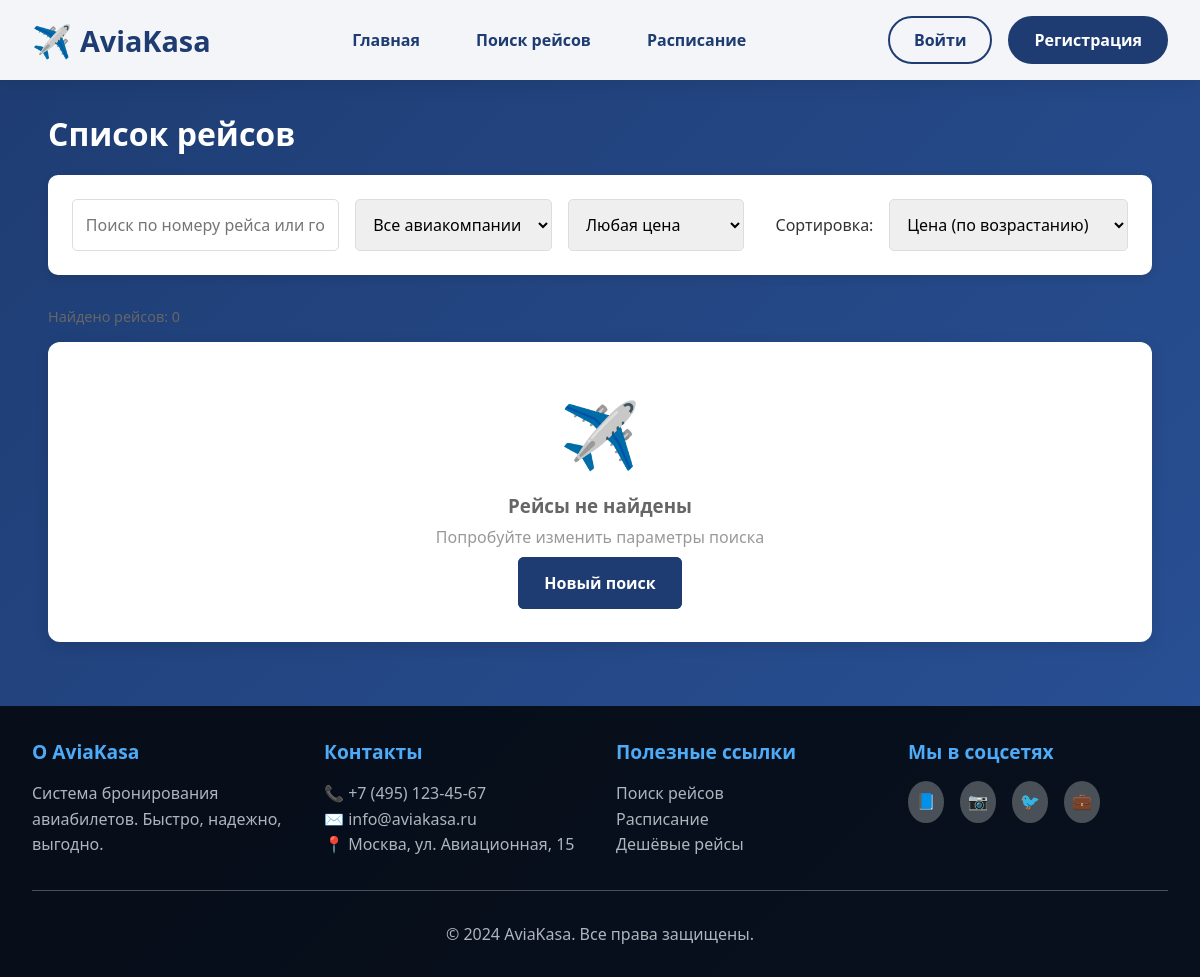
Page /flight/ on the earlier database version.
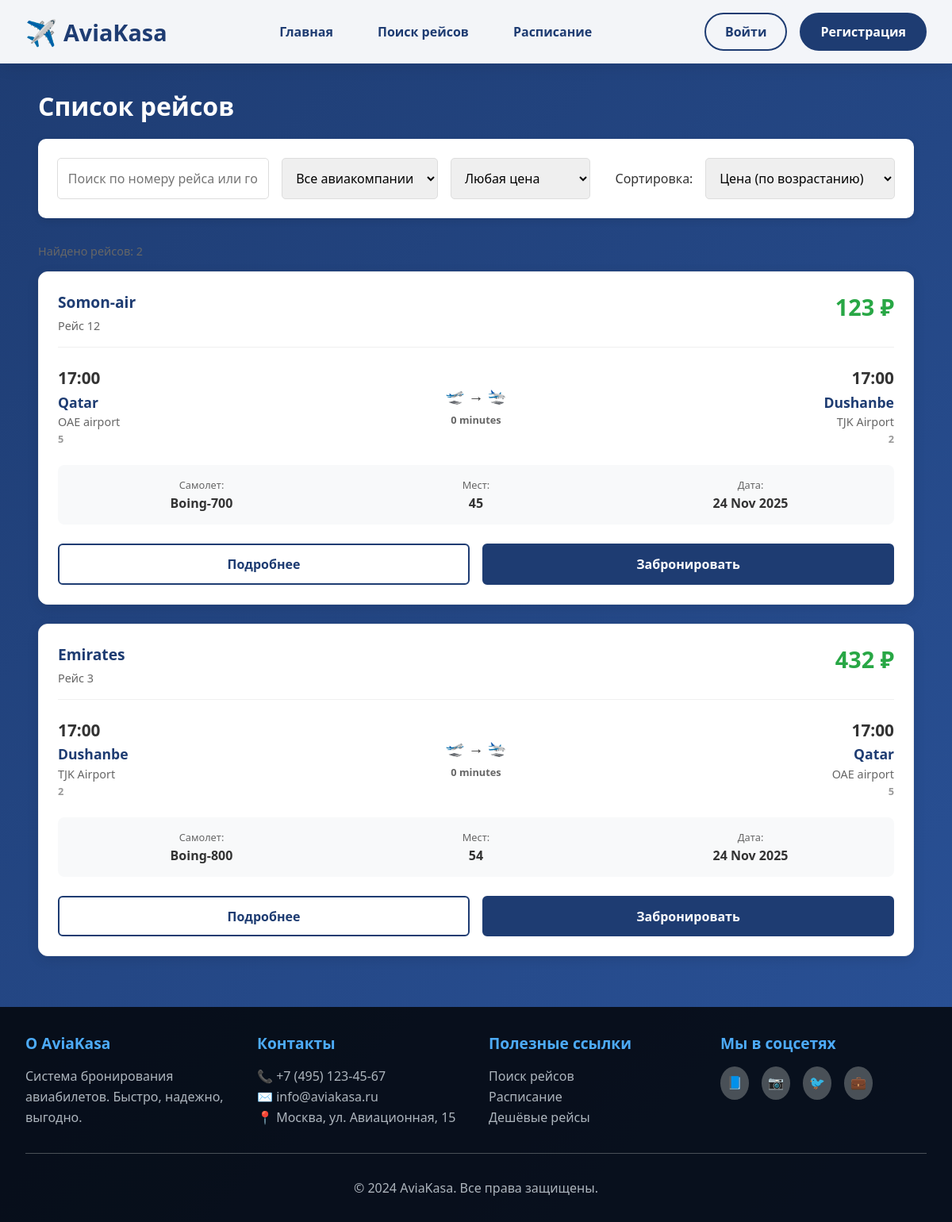
Same page on the later database version.
### admin_tikket/models.py (models this page shows, shortened)
class Flights(models.Model):
    airline_id = models.ForeignKey(Airline,on_delete=models.CASCADE)
    aircraft_id = models.ForeignKey(Aircraft,on_delete=models.CASCADE)
    flight_number = models.IntegerField()
    departure_airport = models.ForeignKey(Airport, on_delete=models.CASCADE ,related_name='departures')
    arrival_airport = models.ForeignKey(Airport , on_delete=models.CASCADE ,related_name='arrivals')
    departure_time = models.DateTimeField(auto_now_add=True)
    arrival_time = models.DateTimeField(auto_now_add=True)
    base_price = models.IntegerField()
    image = models.ImageField()

class Airline(models.Model):
    name = models.CharField(max_length=100)
    code = models.IntegerField()
    logo = models.ImageField()

class Airport(models.Model):
    code = models.IntegerField()
    name = models.CharField(max_length=200,unique=True)
    country = models.CharField(max_length=100)
    city = models.CharField(max_length=100)

class Aircraft(models.Model):
    model_plane = models.CharField(max_length=100)
    seat_count = models.IntegerField()

### admin_tikket/views.py (the view)
# urls.py: path("flight/", flight_list_views, name='flight_list'),
def flight_list_views(request):
    flights = Flights.objects.all().order_by('departure_time')
    return render(request, 'flight_list.html', {
        'flights': flights
    })

### template/flight_list.html (shortened to what this page needs)
{% extends 'base.html' %}
{% block main %}
<div class="flights-container">
    <h1 style="color: white; margin-bottom: 20px;">Список рейсов</h1>
    <div class="filters-section">
        <div class="filter-options">
            <input type="text" id="searchInput" placeholder="Поиск по номеру рейса или городу...">
            <select id="airlineFilter">
                <option value="">Все авиакомпании</option>
            </select>
            <select id="priceFilter">
                <option value="">Любая цена</option>
            </select>
        </div>
        <div class="sort-options">
            <label>Сортировка:</label>
            <select id="sortSelect">
                <option value="price_asc">Цена (по возрастанию)</option>
            </select>
        </div>
    </div>
    <div class="flights-stats">
        <p>Найдено рейсов: <span id="flightsCount">{{ flights.count }}</span></p>
    </div>
    <div class="flights-grid" id="flightsGrid">
        {% for flight in flights %}
        <div class="flight-card"
             data-airline="{{ flight.airline_id.name }}"
             data-price="{{ flight.base_price }}"
             data-time="{{ flight.departure_time|date:'U' }}"
             data-search="{{ flight.flight_number }} {{ flight.departure_airport.city }} {{ flight.arrival_airport.city }} {{ flight.airline_id.name }}">
            <div class="flight-header">
                <div class="flight-number">
                    <h3>{{ flight.airline_id.name }}</h3>
                    <span class="flight-code">Рейс {{ flight.flight_number }}</span>
                </div>
                <div class="flight-price">
                    {{ flight.base_price }} ₽
                </div>
            </div>
            <div class="flight-route">
                <div class="route-point departure">
                    <div class="time">{{ flight.departure_time|date:"H:i" }}</div>
                    <div class="city">{{ flight.departure_airport.city }}</div>
                    <div class="airport">{{ flight.departure_airport.name }}</div>
                    <div class="code">{{ flight.departure_airport.code }}</div>
                </div>
                <div class="route-line">
                    <div class="duration">🛫 → 🛬</div>
                    <div class="flight-duration">
                        {% with duration=flight.arrival_time|timeuntil:flight.departure_time %}
                            {{ duration }}
                        {% endwith %}
                    </div>
                </div>
                <div class="route-point arrival">
                    <div class="time">{{ flight.arrival_time|date:"H:i" }}</div>
                    <div class="city">{{ flight.arrival_airport.city }}</div>
                    <div class="airport">{{ flight.arrival_airport.name }}</div>
                    <div class="code">{{ flight.arrival_airport.code }}</div>
                </div>
            </div>
            <div class="flight-details">
                <div class="detail-item">
                    <span class="label">Самолет:</span>
                    <span class="value">{{ flight.aircraft_id.model_plane }}</span>
                </div>
                <div class="detail-item">
                    <span class="label">Мест:</span>
                    <span class="value">{{ flight.aircraft_id.seat_count }}</span>
                </div>
                <div class="detail-item">
                    <span class="label">Дата:</span>
                    <span class="value">{{ flight.departure_time|date:"d M Y" }}</span>
                </div>
            </div>
            <div class="flight-actions">
                <a href="{% url 'flight_detail' flight.id %}" class="btn btn-outline">Подробнее</a>
                <a href="{% url 'book_flight' flight.id %}" class="btn btn-primary">Забронировать</a>
            </div>
        </div>
        {% empty %}
        <div class="no-flights">
            <div class="no-flights-icon">✈️</div>
            <h3>Рейсы не найдены</h3>
            <p>Попробуйте изменить параметры поиска</p>
            <a href="{% url 'search_flights' %}" class="btn btn-primary">Новый поиск</a>
        </div>
        {% endfor %}
    </div>
</div>
{% endblock %}

### template/base.html (shortened to what this page needs)
<!DOCTYPE html>
<html lang="ru">
<head>
</head>
<body>
    <header class="header">
        <nav class="nav-container">
            <a href="{% url 'home' %}" class="logo"> AviaKasa</a>
            <div class="nav-links">
                <a href="{% url 'home' %}" class="nav-link">Главная</a>
                <a href="{% url 'search_flights' %}" class="nav-link">Поиск рейсов</a>
                <a href="{% url 'flight_schedule' %}" class="nav-link">Расписание</a>
            </div>
            <div class="auth-buttons">
                {% if user.is_authenticated %}
                    <a href="{% url 'logout' %}" class="auth-btn logout-btn">Выйти</a>
                {% else %}
                    <a href="{% url 'login' %}" class="auth-btn login-btn">Войти</a>
                    <a href="{% url 'register' %}" class="auth-btn register-btn">Регистрация</a>
                {% endif %}
            </div>
        </nav>
    </header>
    <main class="main-content">
        {% block main %}
        {% endblock %}
    </main>
    <footer class="footer">
        <div class="footer-content">
            <div class="footer-section">
                <h3>О AviaKasa</h3>
                <p>Система бронирования авиабилетов. Быстро, надежно, выгодно.</p>
            </div>
            <div class="footer-section">
                <h3>Контакты</h3>
                <p>📞 +7 (495) 123-45-67</p>
                <p>✉️ info@aviakasa.ru</p>
                <p>📍 Москва, ул. Авиационная, 15</p>
            </div>
            <div class="footer-section">
                <h3>Полезные ссылки</h3>
                <p><a href="{% url 'search_flights' %}">Поиск рейсов</a></p>
                <p><a href="{% url 'flight_schedule' %}">Расписание</a></p>
                <p><a href="{% url 'cheapest_flights' %}">Дешёвые рейсы</a></p>
            </div>
            <div class="footer-section">
                <h3>Мы в соцсетях</h3>
                <div class="social-links">
                    <a href="#">📘</a>
                    <a href="#">📷</a>
                    <a href="#">🐦</a>
                    <a href="#">💼</a>
                </div>
            </div>
        </div>
        <div class="footer-bottom">
            <p>&copy; 2024 AviaKasa. Все права защищены.</p>
        </div>
    </footer>
</body>
</html>

### template/base.html (style rules this page uses)
* { margin: 0; padding: 0; box-sizing: border-box; font-family: 'Segoe UI', Tahoma, Geneva, Verdana, sans-serif; }
body { background: linear-gradient(135deg, #1e3c72 0%, #2a5298 100%); color: #333; min-height: 100vh; display: flex; flex-direction: column; }
.header { background: rgba(255, 255, 255, 0.95); backdrop-filter: blur(10px); padding: 1rem 2rem; box-shadow: 0 2px 20px rgba(0, 0, 0, 0.1); position: sticky; top: 0; z-index: 1000; }
.nav-container { max-width: 1200px; margin: 0 auto; display: flex; justify-content: space-between; align-items: center; }
.logo { font-size: 1.8rem; font-weight: bold; color: #1e3c72; text-decoration: none; display: flex; align-items: center; gap: 0.5rem; }
.logo::before { content: "✈️"; font-size: 2rem; }
.nav-links { display: flex; gap: 1.5rem; align-items: center; }
.nav-link { color: #1e3c72; text-decoration: none; font-weight: 600; padding: 0.5rem 1rem; border-radius: 8px; transition: all 0.3s ease; }
.auth-buttons { display: flex; gap: 1rem; align-items: center; }
.auth-btn { padding: 0.7rem 1.5rem; border: 2px solid #1e3c72; border-radius: 25px; text-decoration: none; font-weight: 600; transition: all 0.3s ease; text-align: center; cursor: pointer; }
.login-btn { background: transparent; color: #1e3c72; }
.register-btn { background: #1e3c72; color: white; }
.main-content { flex: 1; padding: 2rem; max-width: 1200px; margin: 0 auto; width: 100%; }
.footer { background: rgba(0, 0, 0, 0.8); color: white; padding: 2rem; margin-top: auto; }
.footer-content { max-width: 1200px; margin: 0 auto; display: grid; grid-template-columns: repeat(auto-fit, minmax(250px, 1fr)); gap: 2rem; }
.footer-section h3 { color: #4dabf7; margin-bottom: 1rem; font-size: 1.2rem; }
.footer-section p, .footer-section a { color: #adb5bd; text-decoration: none; line-height: 1.6; }
.footer-bottom { text-align: center; padding-top: 2rem; margin-top: 2rem; border-top: 1px solid #495057; color: #adb5bd; }
.social-links { display: flex; gap: 1rem; margin-top: 1rem; }
.social-links a { display: inline-block; padding: 0.5rem; background: #495057; border-radius: 50%; transition: all 0.3s ease; }

Differences in the rows shown:
added Flights: airline_id.name "Somon-air", flight_number "12", base_price "123", departure_time "17:00", departure_airport.city "Qatar", departure_airport.name "OAE airport", departure_airport.code "5", flight "0 minutes", arrival_time "17:00", arrival_airport.city "Dushanbe", arrival_airport.name "TJK Airport", arrival_airport.code "2", aircraft_id.model_plane "Boing-700", aircraft_id.seat_count "45", departure_time "24 Nov 2025"
added Flights: airline_id.name "Emirates", flight_number "3", base_price "432", departure_time "17:00", departure_airport.city "Dushanbe", departure_airport.name "TJK Airport", departure_airport.code "2", flight "0 minutes", arrival_time "17:00", arrival_airport.city "Qatar", arrival_airport.name "OAE airport", arrival_airport.code "5", aircraft_id.model_plane "Boing-800", aircraft_id.seat_count "54", departure_time "24 Nov 2025"
Other differences:
{{ flights.count }}: "0" → "2"
text no longer shown: "✈️ Рейсы не найдены Попробуйте изменить параметры поиска Новый поиск"
